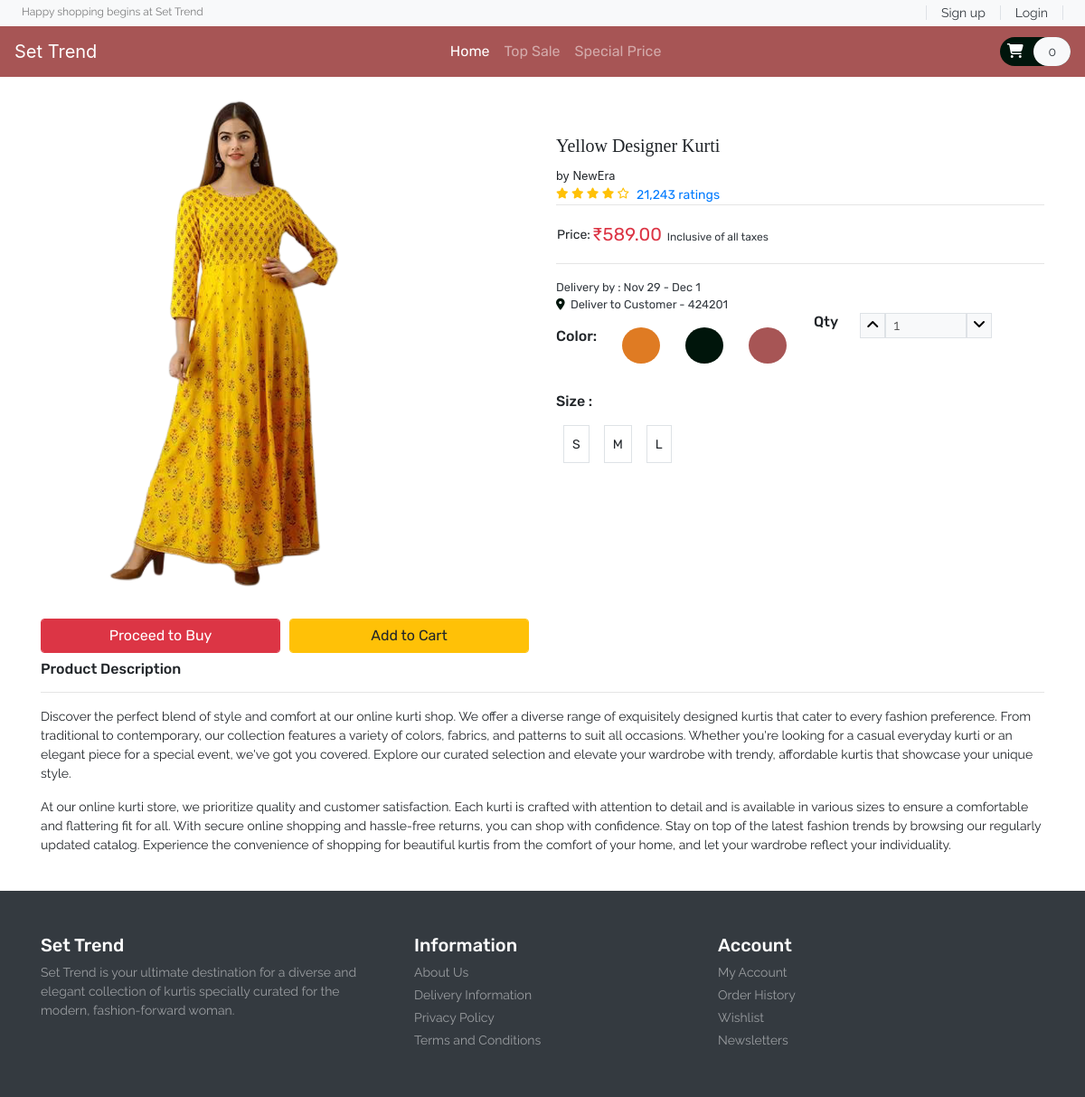
/product.php?item_id=3, run on the app's committed database.
### tables this page shows
CREATE TABLE `product` (
  `item_id` int(11) NOT NULL,
  `item_brand` varchar(200) NOT NULL,
  `item_name` varchar(255) NOT NULL,
  `item_price` double(10,2) NOT NULL,
  `item_image` varchar(255) NOT NULL,
  `item_register` datetime DEFAULT NULL
);

### database/DBController.php (called while the page is built, shortened)
<?php
class DBController
{
    protected $host = 'localhost';
    protected $user = 'root';
    protected $password = '';
    protected $database = "settrend";
    public function __construct()
    {
        $this->con = mysqli_connect($this->host, $this->user, $this->password, $this->database);
    }
}

### functions.php (called while the page is built, shortened)
<?php
require ('database/DBController.php');
require ('database/Product.php');
$db = new DBController();
$product = new Product($db);
$product_shuffle = $product->getData();

### database/Product.php (called while the page is built, shortened)
<?php
class Product
{
    public $db = null;
    public function __construct(DBController $db)
    {
        $this->db = $db;
    }
    public function getData($table = 'product'){
        $result = $this->db->con->query("SELECT * FROM {$table}");
        $resultArray = array();
        while ($item = mysqli_fetch_array($result, MYSQLI_ASSOC)){
            $resultArray[] = $item;
        }
        return $resultArray;
    }
}

### Template/_general-products.php (the view, shortened to what this page needs)
<?php
    $item_id = $_GET['item_id'] ??1;
    foreach($product->getData() as $item):
        if($item['item_id']==$item_id):
?>
<section id="product" class="py-3">
                <div class="container">
                    <div class="row">
                        <div class="col-sm-6">
                            <img src="<?php echo $item['item_image'] ?? "./img/Shop/a2.png"; ?>" alt="product" class="img-fluid">
                            <div class="form-row pt-4 font-size-16 font-rubik">
                                <div class="col">
                                    <form method="post">
                                        <?php
                                            echo '<button type="submit" name="product_proceed" class="btn btn-danger form-control">Proceed to Buy</button>';
                                        ?>
                                    </form>
                                </div>
                                <div class="col">
                                    <form method="post">
                                        <?php
                                            echo '<button type="submit" name="product_submit" class="btn btn-warning form-control">Add to Cart</button>';
                                        ?>
                                    </form>
                                </div>
                            </div>
                        </div>
                        <div class="col-sm-6 py-5">
                            <h5 class="font-zillaslab font-size-20"><?php echo $item['item_name'] ??"Unknown"; ?></h5>
                            <small>by <?php echo $item['item_brand'] ??"Brand"; ?></small>
                            <div class="d-flex">
                                <div class="rating text-warning font-size-12">
                                    <span><i class="fas fa-star"></i></span>
                                    <span><i class="fas fa-star"></i></span>
                                    <span><i class="fas fa-star"></i></span>
                                    <span><i class="fas fa-star"></i></span>
                                    <span><i class="far fa-star"></i></span>
                                  </div>
                                  <a href="#" class="px-2 font-rubik font-size-14">21,243 ratings</a>
                            </div>
                            <hr class="m-0">
                                <table class="my-3">
                                    <tr class="font-rubik font-size-14">
                                        <td>Price:</td>
                                        <td class="font-size-20 text-danger"><span>&#8377;<?php echo $item['item_price'] ??0; ?></span><small class="text-dark font-size-12">&nbsp;&nbsp;Inclusive of all taxes</small></td>
                                    </tr>
                                </table>
                                <hr>
                                <div id="order-details" class="font-rubik d-flex flex-column text-dark">
                                    <small>Delivery by : Nov 29  - Dec 1</small>
                                    <small><i class="fas fa-map-marker-alt color-primary"></i>&nbsp;&nbsp;Deliver to Customer - 424201</small>
                                </div>
                             <div class="row">
                                 <div class="col-6">
                                            <div class="color my-3">
                                              <div class="d-flex justify-content-between">
                                                <h6 class="font-rubik">Color:</h6>
                                                <div class="p-2 color-orange-bg rounded-circle"><button class="btn font-size-14"></button></div>
                                                <div class="p-2 color-primary-bg rounded-circle"><button class="btn font-size-14"></button></div>
                                                <div class="p-2 color-second-bg rounded-circle"><button class="btn font-size-14"></button></div>
                                              </div>
                                            </div>
                                 </div>
                                 <div class="col-6">
                                     <div class="qty d-flex">
                                         <h6 class="font-rubik">Qty</h6>
                                         <div class="px-4 d-flex font-rale">
                                             <button class="qty-up border bg-light" data-id="pro1"><i class="fas fa-angle-up"></i></button>
                                             <input type="text" data-id="pro1" class="qty_input border px-2 w-50 bg-light" disabled value="1" placeholder="1">
                                             <button data-id="pro1" class="qty-down border bg-light"><i class="fas fa-angle-down"></i></button>
                                         </div>
                                     </div>
                                 </div>
                             </div>
                                <div class="size py-3">
                                    <h6 class="font-rubik">Size :</h6>
                                    <div class="d-flex w-75">
                                        <div class="font-rubik border m-2 p-2">
                                            <button class="btn p-0 font-size-14">S</button>
                                        </div>
                                        <div class="font-rubik border m-2 p-2">
                                            <button class="btn p-0 font-size-14">M</button>
                                        </div>
                                        <div class="font-rubik border m-2 p-2">
                                            <button class="btn p-0 font-size-14">L</button>
                                        </div>
                                    </div>
                                </div>
                        </div>
                        <div class="col-12 py-2">
                            <h6 class="font-rubik">Product Description</h6>
                            <hr>
                            <p class="font-rale font-size-14">Discover the perfect blend of style and comfort at our online kurti shop. We offer a diverse range of exquisitely designed kurtis that cater to every fashion preference. From traditional to contemporary, our collection features a variety of colors, fabrics, and patterns to suit all occasions. Whether you're looking for a casual everyday kurti or an elegant piece for a special event, we've got you covered. Explore our curated selection and elevate your wardrobe with trendy, affordable kurtis that showcase your unique style.</p>
                            <p class="font-rale font-size-14">At our online kurti store, we prioritize quality and customer satisfaction. Each kurti is crafted with attention to detail and is available in various sizes to ensure a comfortable and flattering fit for all. With secure online shopping and hassle-free returns, you can shop with confidence. Stay on top of the latest fashion trends by browsing our regularly updated catalog. Experience the convenience of shopping for beautiful kurtis from the comfort of your home, and let your wardrobe reflect your individuality.</p>
                        </div>
                    </div>
                </div>
            </section>
<?php
    endif;
    endforeach;
?>

### HTML Template/style.css (style rules this page uses)
button, button:focus { outline: none !important; box-shadow: none !important; }
.font-zillaslab { font-family: "Zilla Slab", cursive; }
.font-rale { font-family: "Raleway", cursive; }
.font-rubik { font-family: "Rubik", cursive; }
.font-size-12 { font-size: 12px; }
.font-size-14 { font-size: 14px; }
.font-size-16 { font-size: 16px; }
.font-size-20 { font-size: 20px; }
.color-primary { color: #00150b; }
.color-primary-bg { background: #00150b; }
.color-second-bg { background: #a75555; }
.color-orange-bg { background: #df7b23; }

### data on the page
product: item_image (picture), item_name "Yellow Designer Kurti", item_brand "NewEra", item_price "589.00"
